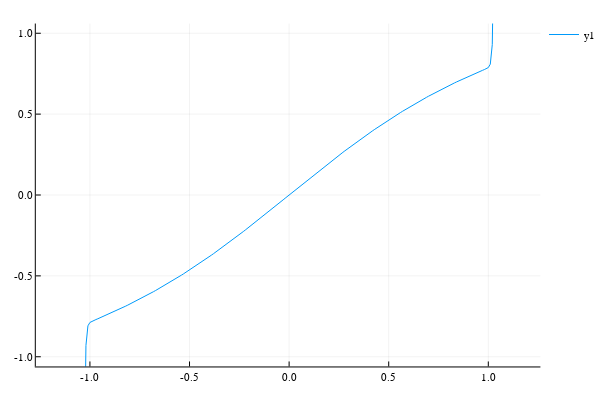

Source (notebook cell):
### Code cell
plot(f,BigFloat(-1.2):0.01:BigFloat(1.2),ylimits=[-1,1])

### Figure 1 — Plotly figure (JSON) as saved in the notebook; plotly's stock layout.template omitted (floating-point values rounded to 4 significant figures; data arrays with more than 128 entries replaced by an {"elided": "..."} marker saying what was removed)
{"data": [{"colorbar": {"title": ""}, "hoverinfo": "text", "legendgroup": "y1", "line": {"color": "rgba(0, 154, 250, 1.000)", "dash": "solid", "shape": "linear", "width": 1}, "mode": "lines", "name": "y1", "showlegend": true, "text": {"elided": "240 null values"}, "type": "scatter", "x": {"elided": "240 float values"}, "xaxis": "x1", "y": {"elided": "240 float values"}, "yaxis": "y1", "zmax": 0.1, "zmin": -0.1}], "layout": {"annotations": [], "height": 400, "legend": {"bgcolor": "rgba(255, 255, 255, 1.000)", "bordercolor": "rgba(0, 0, 0, 1.000)", "font": {"color": "rgba(0, 0, 0, 1.000)", "family": "sans-serif", "size": 11}, "tracegroupgap": 0, "x": 1, "y": 1}, "margin": {"b": 20, "l": 0, "r": 0, "t": 20}, "paper_bgcolor": "rgba(255, 255, 255, 1.000)", "plot_bgcolor": "rgba(255, 255, 255, 1.000)", "showlegend": true, "width": 600, "xaxis": {"anchor": "y1", "domain": [0.06582, 0.9934], "gridcolor": "rgba(0, 0, 0, 0.100)", "gridwidth": 0.5, "linecolor": "rgba(0, 0, 0, 1.000)", "mirror": false, "range": [-1.272, 1.262], "showgrid": true, "showline": true, "showticklabels": true, "tickangle": 0, "tickcolor": "rgb(0, 0, 0)", "tickfont": {"color": "rgba(0, 0, 0, 1.000)", "family": "sans-serif", "size": 11}, "tickmode": "array", "ticks": "inside", "ticktext": ["-1.0", "-0.5", "0.0", "0.5", "1.0"], "tickvals": [-1, -0.5, 0, 0.5, 1], "title": "", "titlefont": {"color": "rgba(0, 0, 0, 1.000)", "family": "sans-serif", "size": 15}, "type": "-", "visible": true, "zeroline": false, "zerolinecolor": "rgba(0, 0, 0, 1.000)"}, "yaxis": {"anchor": "x1", "domain": [0.03762, 0.9902], "gridcolor": "rgba(0, 0, 0, 0.100)", "gridwidth": 0.5, "linecolor": "rgba(0, 0, 0, 1.000)", "mirror": false, "range": [-1.06, 1.06], "showgrid": true, "showline": true, "showticklabels": true, "tickangle": 0, "tickcolor": "rgb(0, 0, 0)", "tickfont": {"color": "rgba(0, 0, 0, 1.000)", "family": "sans-serif", "size": 11}, "tickmode": "array", "ticks": "inside", "ticktext": ["-1.0", "-0.5", "0.0", "0.5", "1.0"], "tickvals": [-1, -0.5, 0, 0.5, 1], "title": "", "titlefont": {"color": "rgba(0, 0, 0, 1.000)", "family": "sans-serif", "size": 15}, "type": "-", "visible": true, "zeroline": false, "zerolinecolor": "rgba(0, 0, 0, 1.000)"}}}
